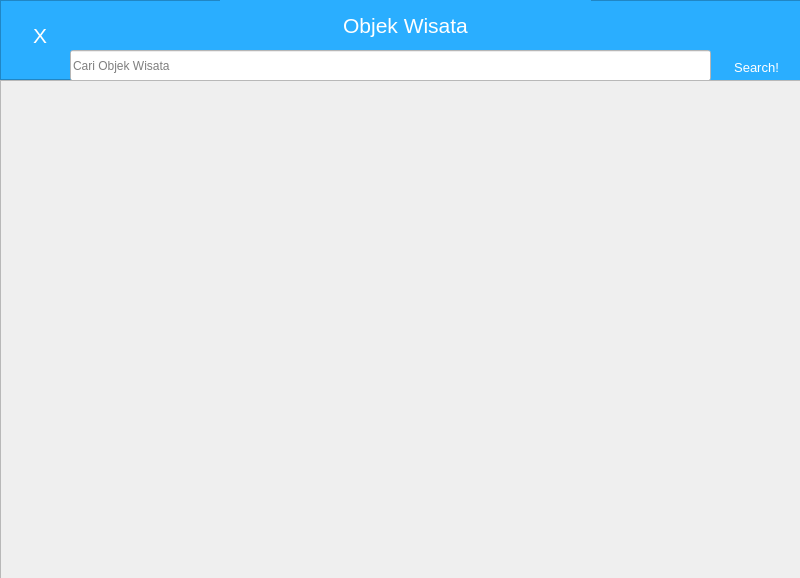
<?xml version="1.0" encoding="UTF-8"?>
<ui version="4.0">
 <class>ObjekWisata</class>
 <widget class="QMainWindow" name="ObjekWisata">
  <property name="geometry">
   <rect>
    <x>0</x>
    <y>0</y>
    <width>800</width>
    <height>578</height>
   </rect>
  </property>
  <property name="windowTitle">
   <string>MainWindow</string>
  </property>
  <widget class="QWidget" name="centralwidget">
   <widget class="QFrame" name="frame">
    <property name="geometry">
     <rect>
      <x>0</x>
      <y>0</y>
      <width>801</width>
      <height>80</height>
     </rect>
    </property>
    <property name="styleSheet">
     <string notr="true">background-color: rgb(42, 174, 255);</string>
    </property>
    <property name="frameShape">
     <enum>QFrame::StyledPanel</enum>
    </property>
    <property name="frameShadow">
     <enum>QFrame::Raised</enum>
    </property>
    <widget class="QPushButton" name="pushButton">
     <property name="geometry">
      <rect>
       <x>10</x>
       <y>10</y>
       <width>60</width>
       <height>50</height>
      </rect>
     </property>
     <property name="styleSheet">
      <string notr="true">QPushButton{
color: white;
	background-color: rgb(42, 174, 255);
	border: none;
font: 16pt;
}
QPushButton:hover{
background-color: rgb(35, 148, 213);
}
QPushButton:pressed{
background-color: rgb(25, 105, 152);
}</string>
     </property>
     <property name="text">
      <string>X</string>
     </property>
     <property name="flat">
      <bool>true</bool>
     </property>
    </widget>
    <widget class="QLabel" name="label">
     <property name="geometry">
      <rect>
       <x>220</x>
       <y>0</y>
       <width>371</width>
       <height>50</height>
      </rect>
     </property>
     <property name="styleSheet">
      <string notr="true">QLabel{
background-color: rgb(42, 174, 255);
font: 16pt;
color: white;
}</string>
     </property>
     <property name="text">
      <string>Objek Wisata</string>
     </property>
     <property name="scaledContents">
      <bool>false</bool>
     </property>
     <property name="alignment">
      <set>Qt::AlignCenter</set>
     </property>
    </widget>
    <widget class="QPushButton" name="pushButton_2">
     <property name="geometry">
      <rect>
       <x>710</x>
       <y>47</y>
       <width>93</width>
       <height>41</height>
      </rect>
     </property>
     <property name="styleSheet">
      <string notr="true">QPushButton{
color: white;
	background-color: rgb(42, 174, 255);
	border: none;
font: 10pt;
}
QPushButton:hover{
background-color: rgb(35, 148, 213);
}
QPushButton:pressed{
background-color: rgb(25, 105, 152);
}</string>
     </property>
     <property name="text">
      <string>Search!</string>
     </property>
    </widget>
    <widget class="QLineEdit" name="lineEdit">
     <property name="geometry">
      <rect>
       <x>70</x>
       <y>50</y>
       <width>641</width>
       <height>31</height>
      </rect>
     </property>
     <property name="styleSheet">
      <string notr="true">background-color: rgb(255, 255, 255);</string>
     </property>
     <property name="text">
      <string/>
     </property>
     <property name="placeholderText">
      <string>Cari Objek Wisata</string>
     </property>
     <property name="clearButtonEnabled">
      <bool>true</bool>
     </property>
    </widget>
   </widget>
   <widget class="QScrollArea" name="scrollArea">
    <property name="geometry">
     <rect>
      <x>0</x>
      <y>80</y>
      <width>801</width>
      <height>501</height>
     </rect>
    </property>
    <property name="widgetResizable">
     <bool>true</bool>
    </property>
    <widget class="QWidget" name="scrollAreaWidgetContents">
     <property name="geometry">
      <rect>
       <x>0</x>
       <y>0</y>
       <width>799</width>
       <height>499</height>
      </rect>
     </property>
     <layout class="QVBoxLayout" name="verticalLayout_3"/>
    </widget>
   </widget>
  </widget>
 </widget>
 <resources/>
 <connections/>
</ui>
